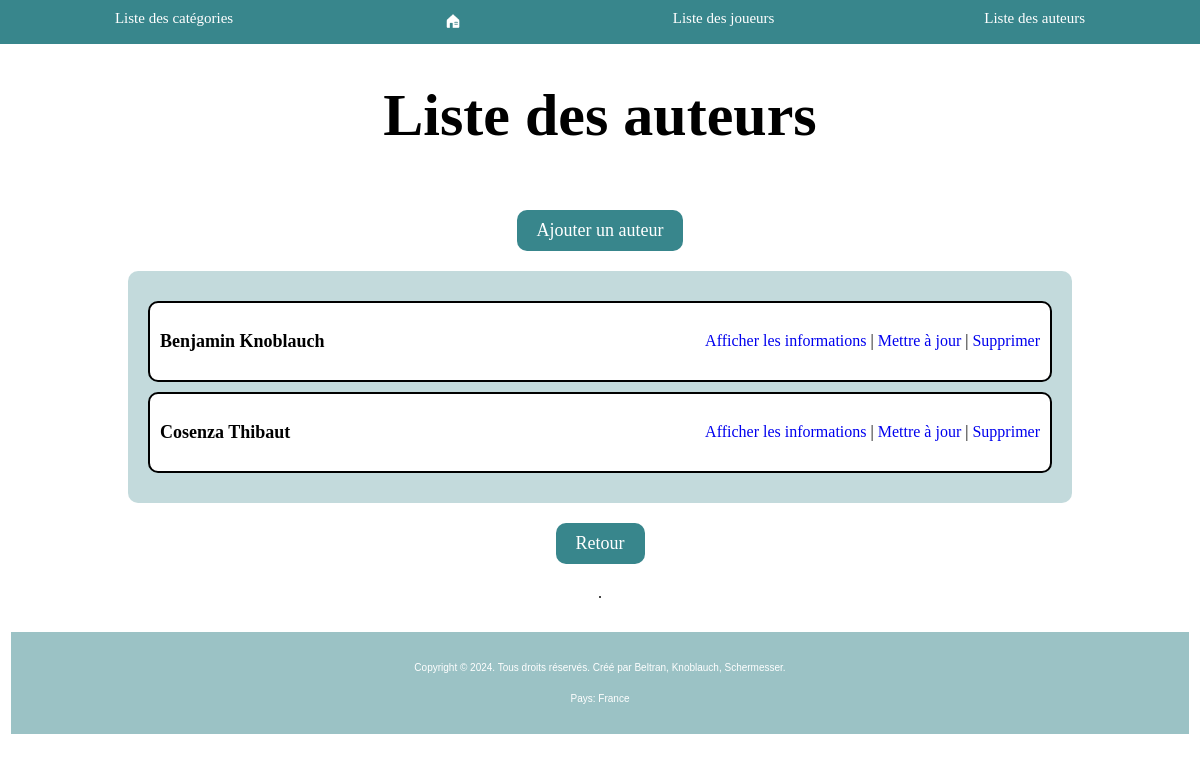
/index_auteurs/, run on an earlier commit of the app's database.
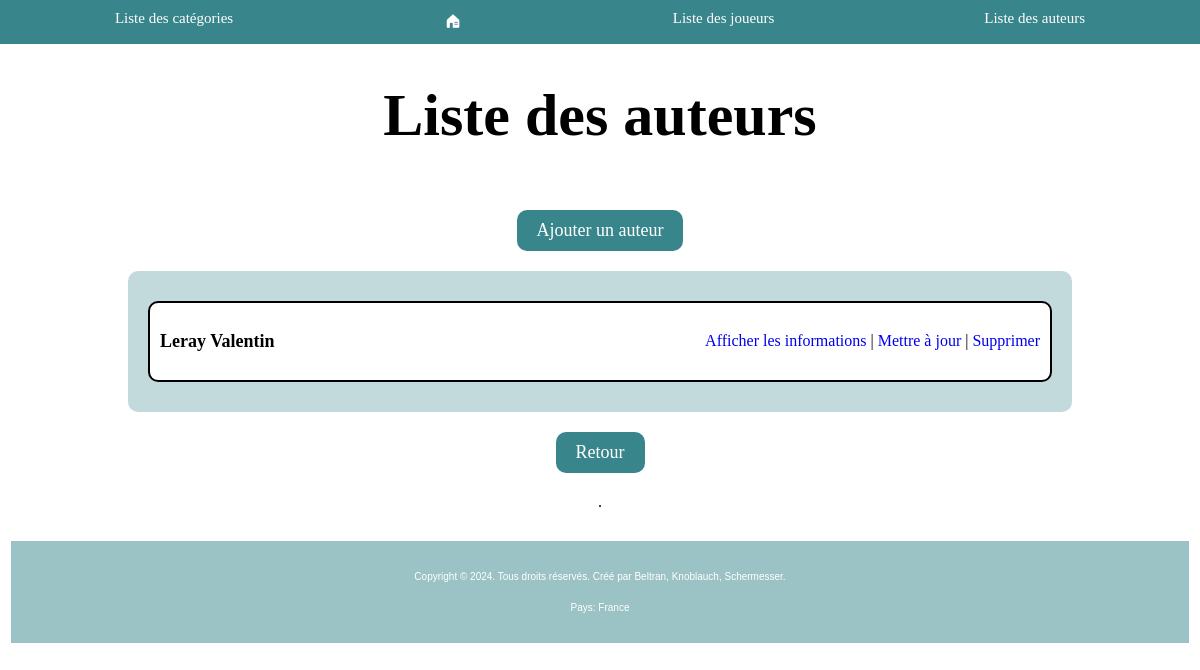
And on a later commit of the database.
### ludotheque/models.py (models this page shows, shortened)
class Auteurs(models.Model):
    nom = models.CharField(max_length=100)
    prenom = models.CharField(max_length=100)
    age = models.CharField(max_length=100)
    photo = models.ImageField(upload_to='images/', blank=True, null=True)
    def __str__(self):
        chaine = f"{self.nom} {self.prenom}"
        return chaine

### ludotheque/views_auteurs.py (the view)
# urls.py: path('index_auteurs/', views_auteurs.auteurs_index),
def auteurs_index(request):
    liste = list(models.Auteurs.objects.all())
    return render(request, "auteurs/index.html", {"liste" : liste})

### ludotheque/templates/auteurs/index.html (shortened to what this page needs)
<!DOCTYPE html>
<html lang="en">
{% load static %}
<head>
    <link rel="stylesheet" type="text/css" href="{% static 'main.css' %}"/>
</head>
<body>
{% include 'main_nav.html' %}
<div class="containerSecond">
    <h1 class="mainTitle">Liste des auteurs</h1>
    <a class="addButton" href="/ajout_auteurs/">Ajouter un auteur</a>
    <article class="playerList">
        {% for a in liste %}
            <li class="playerItem">
                <p class="playerName">{{ a }}</p>
                <div class="authorActions">
                    <a class="edit" href="/affiche_auteurs/{{a.id}}/">Afficher les informations</a> |
                    <a class="edit" href="/update_auteurs/{{a.id}}/">Mettre à jour</a> |
                    <a class="edit" href="/delete_auteurs/{{a.id}}/">Supprimer</a>
                </div>
            </li>
        {% endfor %}
    </article>
    <a class="backButton" href="/">Retour</a>.
{% include 'main_footer.html' %}
</div>
</body>
</html>

What changed in the data, as far as the page shows it:
removed Auteurs: nom+prenom "Benjamin Knoblauch"
removed Auteurs: nom+prenom "Cosenza Thibaut"
added Auteurs: nom+prenom "Leray Valentin"
